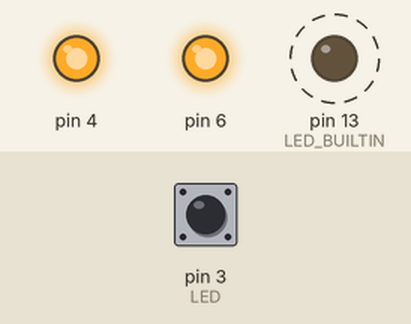
Bench run of a sketch on a simulated Arduino Uno, built with avr-gcc and run on an emulated ATmega328P. Parts: output pins drawn as LEDs (lit = HIGH). Dashed ring = blinking. The test bench sets the inputs (shaded band); at power-on: pin 3 (LED) HIGH.

Above: at 2.0 s.
2.1 s: pin 3 (LED) pulled LOW for 0.7 s
At 2.8 s:
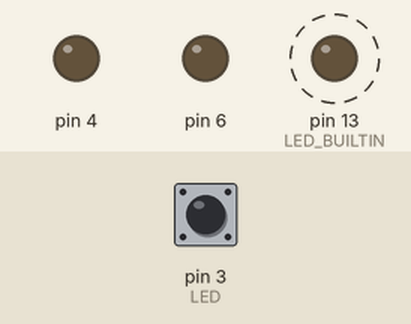
5.2 s: pin 3 (LED) pulled LOW for 3.2 s
At 8.85 s:
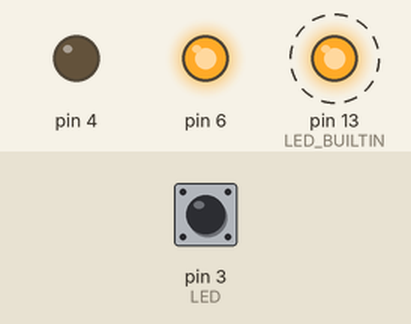
Timing chart, 0 to 15.9 s (numbered marks = the images above; inputs shaded):
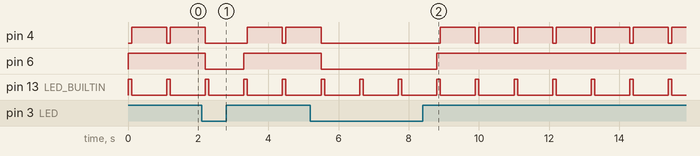

Measured:
- after the input at 2.1 s, pin 6: HIGH → LOW after 0.10 s, → HIGH 1.1 s later
- after the input at 5.2 s, pin 6: HIGH → LOW after 0.30 s, → HIGH 3.3 s later
- by itself, pin 4: repeats every 1.1 s: HIGH 1.0 s, LOW 0.10 s
- by itself, pin 13 (LED_BUILTIN): alternates HIGH for 0.10 s and LOW for 1.0 s

The sketch:

A_Blink.ino
```cpp
void setup() {
  pinMode(LED_BUILTIN, OUTPUT);
  /* The constant LED_BUILTIN is the number of the pin to which the on-board LED is connected.
     This allows you to keep your code clean and readable. If you replace all ocurrencies of the constant
     with an integer value of 5, your program would be the same.
  */
  pinMode(4, OUTPUT);
  pinMode(6, OUTPUT);
  digitalWrite(6, HIGH);
  pinMode(3, INPUT_PULLUP);
}

void loop() {
  digitalWrite(LED_BUILTIN, HIGH);            // turn the LED on (HIGH is the voltage level)
  digitalWrite(4, LOW);                       // turn the LED on (HIGH is the voltage level)
  delay(100);                                 // wait for a second
  digitalWrite(LED_BUILTIN, LOW);             // turn the LED off by making the voltage LOW
  if (digitalRead(3)) digitalWrite(4, HIGH);  // turn the LED off by making the voltage LOW
  delay(1000);
  if (digitalRead(3)) digitalWrite(6, HIGH);
  else digitalWrite(6, LOW);
}


/* Reference
https://www.arduino.cc/reference/en/language/functions/digital-io/pinmode/
https://www.arduino.cc/reference/en/language/functions/digital-io/digitalwrite/
https://www.arduino.cc/reference/en/language/functions/time/delay/
https://www.arduino.cc/reference/en/language/variables/constants/ledbuiltin/
*/
```
